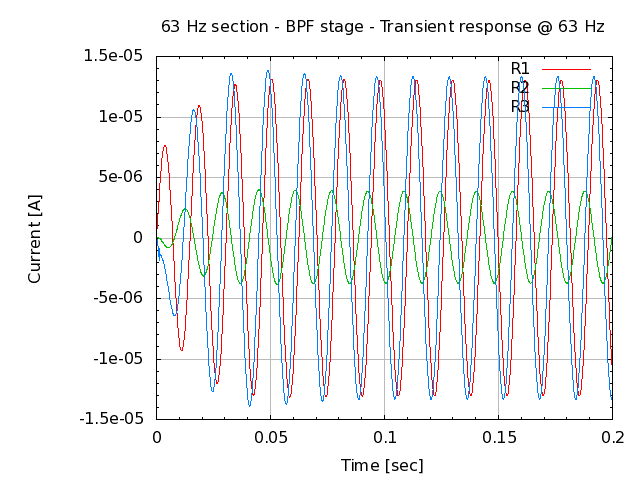

The script that saved this image:
# setup terminal
set term png

# setup graph
set output "26.000.00.02.18.png"
set title "63 Hz section - BPF stage - Transient response @ 63 Hz"

# setup Y-axis
# set yrange [-15:15]
set grid ytics lt 1 lw 1 lc rgb "#bbbbbb"
set mytics
set ylabel "Current [A]"

# setup X-axis
set grid xtics lt 1 lw 1 lc rgb "#bbbbbb"
set mxtics
set xlabel "Time [sec]"

# setup plot style
set style data lines
plot '26.000.00.02.18.dat' using 1:2 title "R1", \
     '26.000.00.02.18.dat' using 1:3 title "R2", \
     '26.000.00.02.18.dat' using 1:4 title "R3"

# set output back to default
set output

# reset terminal type
set terminal pop
